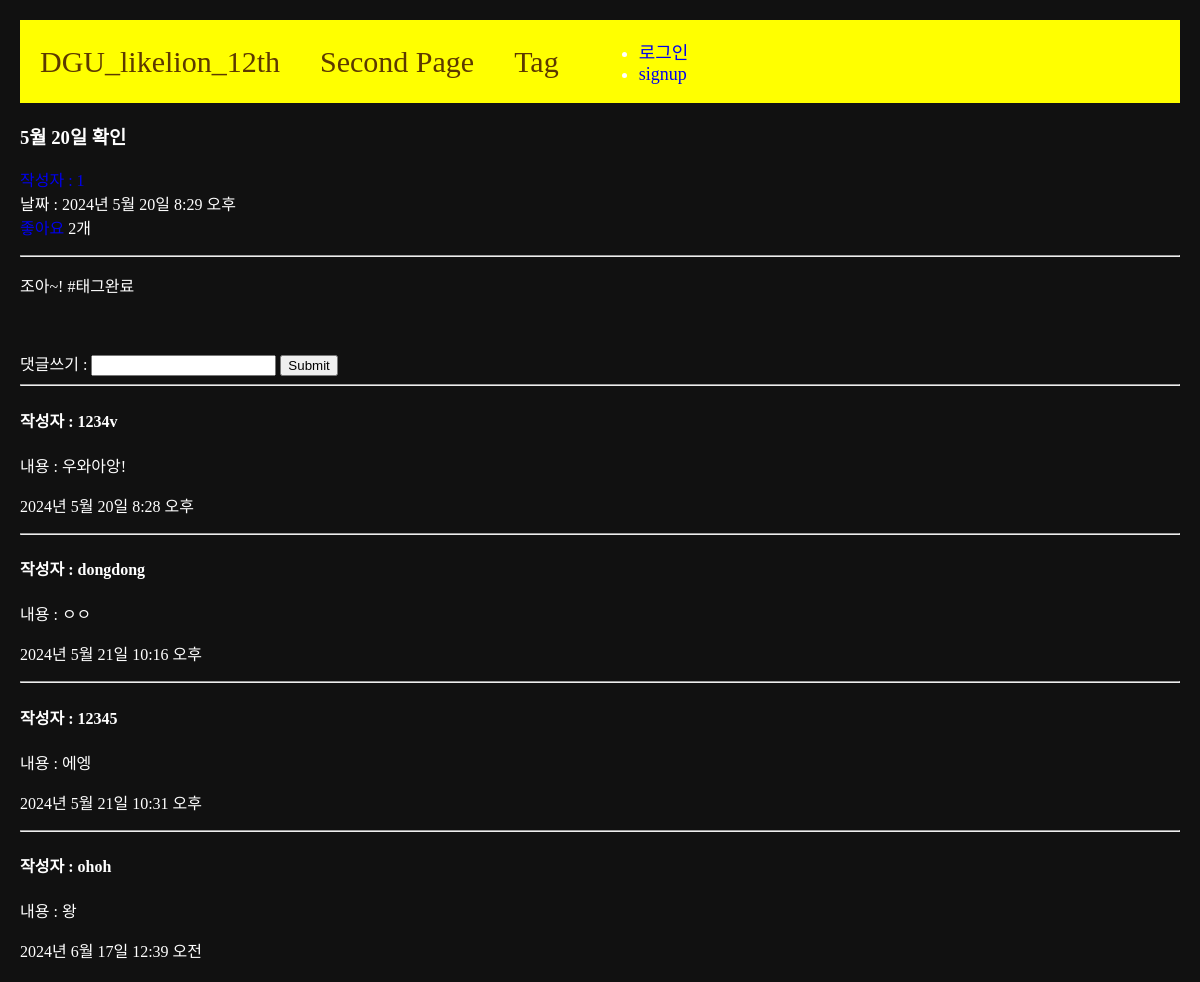
The page /1 on the database its author committed.
### main/models.py (models this page shows, shortened)
class Post(models.Model):
    title = models.CharField(max_length=50)
    writer = models.ForeignKey(User, null=False, blank=False, on_delete=models.CASCADE)
    body = models.TextField()
    pub_date = models.DateTimeField()
    image = models.ImageField(upload_to="post/", blank=True, null=True)
    weather = models.CharField(max_length=50, blank=True, null=True)
    tags = models.ManyToManyField(Tag, related_name='posts', blank=True)
    like = models.ManyToManyField(User, related_name='likes', blank=True)
    like_count = models.PositiveIntegerField(default=0)

class Comment(models.Model):
    content = models.TextField()
    pub_date = models.DateTimeField()
    writer = models.ForeignKey(User, null=False, blank=False, on_delete=models.CASCADE)
    post = models.ForeignKey(Post, null=False, blank=False, on_delete=models.CASCADE)

### main/views.py (the view, shortened to what this page needs)
# urls.py: path('<int:id>', detail, name="detail"),
def detail(request, id):
    post = get_object_or_404(Post, pk = id)
    if request.method == 'GET':
        comments = Comment.objects.filter(post=post)
        return render(request, 'main/detail.html', {'post': post, 'comments': comments})

### main/templates/main/detail.html (shortened to what this page needs)
{% extends 'base.html' %}
{% load static %}
{% block content %}
<h3>{{post.title}}</h3>
<a href="{% url 'users:mypage' post.writer.id %}">작성자 : {{post.writer.id}}</a><br />
날짜 : {{post.pub_date}}<br />
<a href="{% url 'main:likes' post.id %}">
</a>
{{post.like_count}}개
<hr />
<p>{{post.body}}</p>
<br>
<div class="comment_container">
    <div class="comment_form">
        <form action="{% url 'main:detail' post.id %}" method="POST">
            댓글쓰기 : <input type="text" name="content">
            <input type="submit" name="submit">
        </form>
    </div>
    <div class="commnet_list">
        {% for comment in comments %}
        <hr>
        <h4>작성자 : {{comment.writer}}</h4>
        <p>내용 : {{comment.content}}</p>
        <p>{{comment.pub_date}}</p>
        {% endfor %}
    </div>
</div>
{% endblock %}

### project/templates/base.html (style rules this page uses)
a { text-decoration: none; }
.body-container { background-color: #111; color: #fff; margin: 20px; }

### rows shown on the page
Post: title "5월 20일 확인", pub_date "2024년 5월 20일 8:29 오후", like_count "2", body "조아~! #태그완료"
Comment: writer "1234v", content "우와아앙!", pub_date "2024년 5월 20일 8:28 오후"
Comment: writer "dongdong", content "ㅇㅇ", pub_date "2024년 5월 21일 10:16 오후"
Comment: writer "12345", content "에엥", pub_date "2024년 5월 21일 10:31 오후"
Comment: writer "ohoh", content "왕", pub_date "2024년 6월 17일 12:39 오전"
